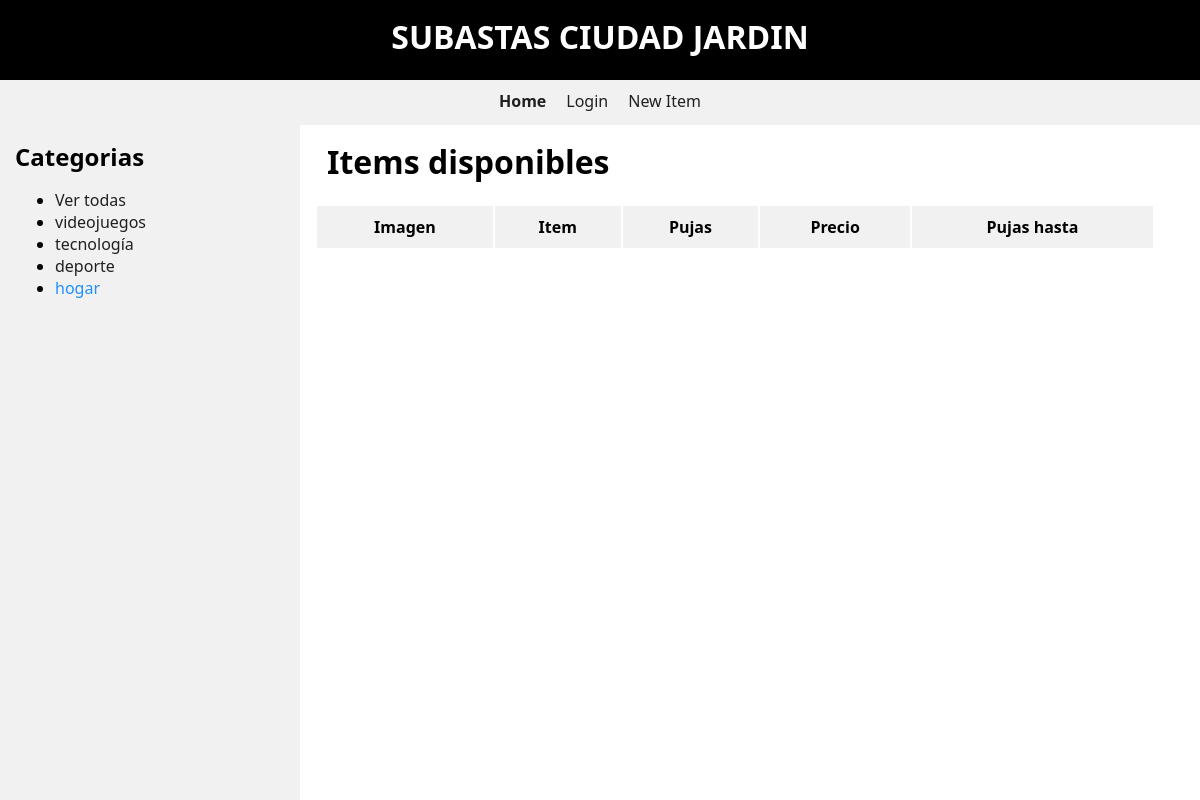
Before: /views/index.php?category=4 with the older database file.
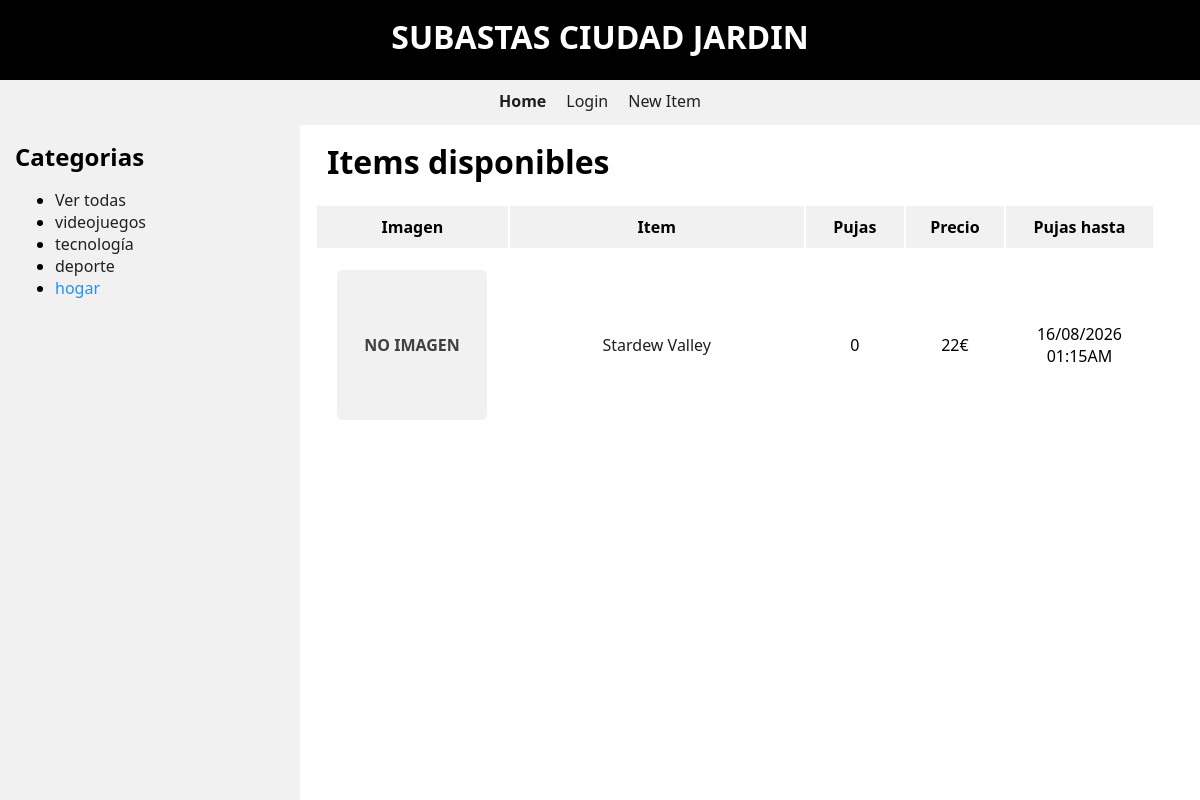
After: the same page with the newer database file.
### tables this page shows
CREATE TABLE IF NOT EXISTS `categoria` (
  `id` int(11) NOT NULL AUTO_INCREMENT,
  `categoria` varchar(30) NOT NULL,
  PRIMARY KEY (`id`)
);

CREATE TABLE IF NOT EXISTS `item` (
  `id` int(11) NOT NULL AUTO_INCREMENT,
  `id_cat` int(11) NOT NULL,
  `id_user` int(11) NOT NULL,
  `nombre` varchar(50) NOT NULL,
  `precio_partida` float NOT NULL,
  `descripcion` varchar(200) NOT NULL,
  `fechafin` datetime NOT NULL,
  PRIMARY KEY (`id`),
  KEY `id_cat` (`id_cat`,`id_user`),
  KEY `id_user` (`id_user`)
);

### db/model.php (called while the page is built, shortened)
<?php
function getCategories($conn)
{
    $sql = "SELECT * FROM CATEGORIA";
    $query = mysqli_query($conn, $sql);
    $result = [];
    while ($category = mysqli_fetch_assoc($query)) {
        $result[] = $category;
    }
    return $result;
}
function getItemsFromCategory($conn, $category)
{
    $items = [];
    $sql = "SELECT * FROM ITEM";
    if ($category != "all") {
        $sql = "SELECT * FROM ITEM WHERE id_cat=?";
        $statement = $conn->prepare($sql);
        $prepared = $statement->bind_param("i", $category);
    } else {
        $statement = $conn->prepare($sql);
        $prepared = true;
    }
    $executed = $statement->execute();
    if ($prepared and $executed) {
        $result = $statement->get_result();
        while ($item = $result->fetch_assoc()) {
            $items[] = $item;
        }
    }
    return $items;
}
function getImageFromItem($conn, $item)
{
    $images = getImagesFromItem($conn, $item);
    return false;
}
function getImagesFromItem($conn, $item)
{
    $sql = "SELECT * FROM IMAGEN WHERE id_item=?";
    $statement = $conn->prepare($sql);
    $prepared = $statement->bind_param("i", $item);
    $executed = $statement->execute();
    $images = [];
    if ($prepared and $executed) {
        $result = $statement->get_result();
    }
    return $images;
}
function getItemsBids($conn, $item)
{
    $sql = "SELECT * FROM PUJA WHERE id_item=? ORDER BY cantidad DESC ";
    $bids = [];
    $statement = $conn->prepare($sql);
    $prepared = $statement->bind_param("i", $item);
    $executed = $statement->execute();
    if ($prepared and $executed) {
        $result = $statement->get_result();
        while ($item = $result->fetch_assoc()) {
            $bids[] = $item;
        }
    }
    return $bids;
}

### views/bar.php (the view)
<h2>Categorias</h2>
<?php
    echo "<ul>";
    if($conn) {
        $categories = getCategories($conn);
        $categoryIndex = isset($categoryIndex) ? $categoryIndex : "";
        if(count($categories))
            echo "<li><a ".($categoryIndex == "all" ? "class='selected'": "")." href='" . BASE_ROUTE . "/views/index.php?category=all'>Ver todas</a></li>";
        foreach ($categories as $category) {
            $class = ($category['id'] == $categoryIndex) ? "class='selected'" : "" ;
            echo "<li><a ".$class." href='" . BASE_ROUTE . "/views/index.php?category=".$category['id']."'>".$category['categoria']."</a></li>";
        }
    }
    echo "</ul>";
?>

### views/index.php (shortened to what this page needs)
<?php
    $categoryIndex = isset($_GET['category'])? $_GET['category'] : "all";
    require_once "./header.php";
    $items = getItemsFromCategory($conn,$categoryIndex);
?>
<h1>Items disponibles</h1>
<table class='items'>
    <tr>
        <th>Imagen</th>
        <th>Item</th>
        <th>Pujas</th>
        <th>Precio</th>
        <th>Pujas hasta</th>
    </tr>
 <?php
    foreach ($items as $item) {
        $id = $item['id'];
        $image = getImageFromItem($conn, $id);
        $date = $date = new DateTime($item['fechafin']);
        $bids = getItemsBids($conn,$id);
        $bidCount = count($bids);
        $price = $item['precio_partida'];
        echo "<tr>";
            if($image)
                echo "<td><img src='".IMAGES_ROUTE.$image['imagen']."'></td>";
            else
                echo "<td> <p class='no-image'>NO IMAGEN</p></td>";
            echo "<td>";
            echo "<a href='itemdetails.php?item=$id'>".$item['nombre']."</a>";
            echo "</td>";
            echo "<td>$bidCount</td>";
            echo "<td>$price".CURRENCY."</td>";
            echo "<td>".$date->format('d/m/Y h:iA')."</td>";
        echo "</tr>";
    }
 ?>
</table>
<?php require_once "./footer.php" ?>

Changed rows visible on the page:
added item: nombre "Stardew Valley", bidCount "0", precio_partida "22", fechafin "16/08/2026 01:15AM"
